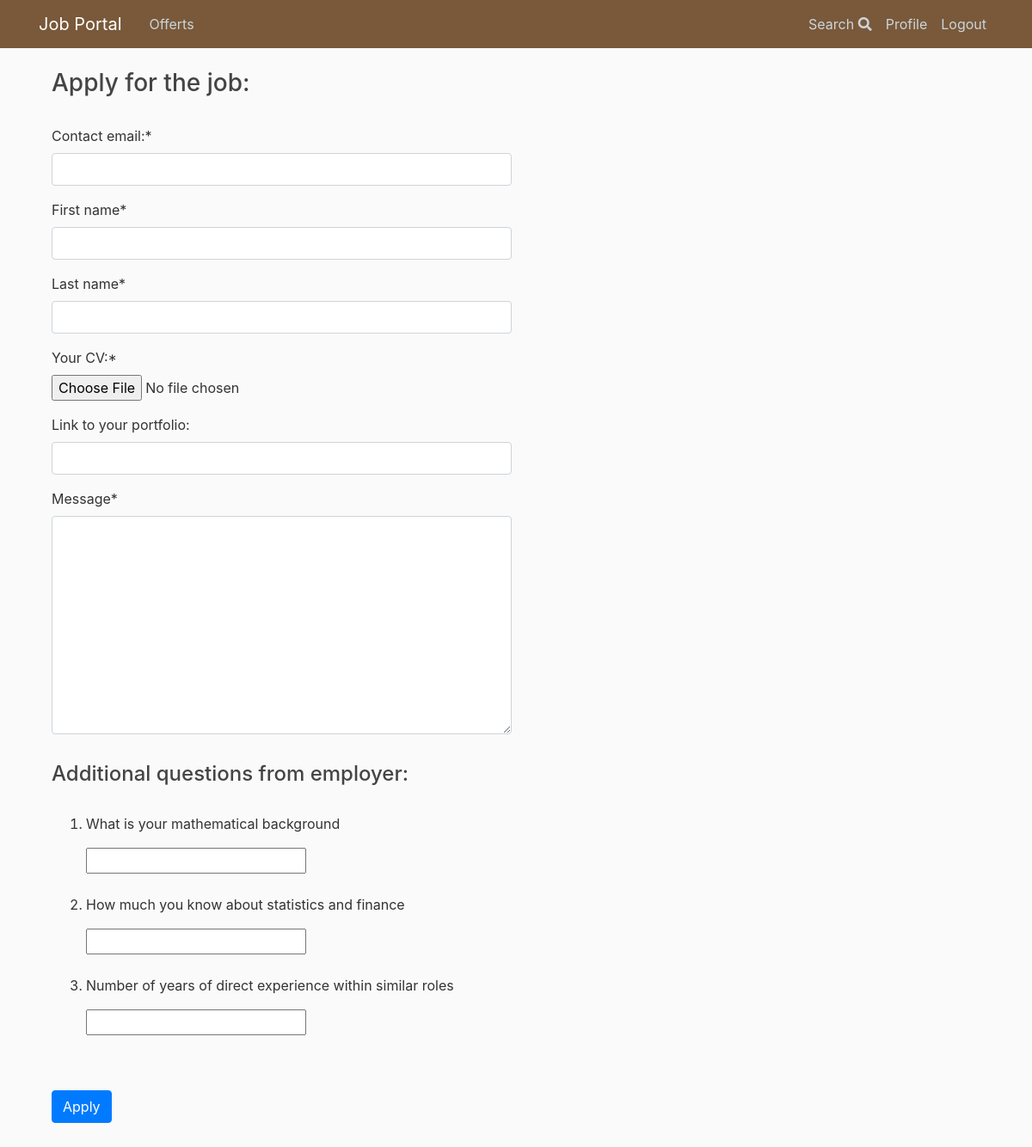
Page /offerts/apply/115 (signed in) on the committed database.
### offerts/models.py (models this page shows, shortened)
class CustomQuestion(models.Model):
    offert = models.ForeignKey(Offert, on_delete=models.CASCADE)
    question = models.CharField(max_length = 500)
    answer_types = (
        ('T', 'text'),
        ('R', 'single-choice'),
        ('C', 'multiple-choice'),
    )
    answer_type = models.CharField(
        max_length=1,
        choices=answer_types,
        default='T',
        null = True
    )
    answer_choices =  models.TextField(null = True)

### offerts/views.py (the view)
# urls.py: path('apply/<int:pk>', ApplyView, name='apply'),
@login_required
def ApplyView(request, **kwargs):
    offert_id = kwargs['pk']
    offert = Offert.objects.get(id=offert_id)
    questions = CustomQuestion.objects.filter(offert=offert)
    if request.method == "POST":
        form = ApplyForm(request.POST, request.FILES)
        if form.is_valid(request, offert_id):
            form.save()
            for question in questions:
                if question.answer_type == 'T':
                    answer = request.POST.get(question.question)
                elif question.answer_type == 'R':
                    answer = ""
                    for rad in question.get_answers():
                        if request.POST.get(question.question) == rad:
                            answer += rad
                else:
                    answer = ""
                    for box in question.get_answers():
                        if request.POST.get(question.question + " " + box) == 'on':
                            answer += box + "|"
                apps = Application.objects.all().filter(offert=offert_id, applicant=request.user)
                apps.order_by('id')
                application = apps.last()
                custom_answer = CustomAnswer.objects.create(
                    applicant =     request.user,
                    question =      question,
                    application =   application,
                    answer_type =   question.answer_type,
                    answer =        answer)
            return redirect('home')
    else:
        profile = Profile.objects.get(user=request.user)
        form = ApplyForm()
    context = {
        'form' : form,
        'offert' : offert,
        'questions' : questions
    }
    return render(request, 'offerts/apply.html', context)

### offerts/forms.py (shortened to what this page needs)
class ApplyForm(forms.ModelForm):
    class Meta:
        model = Application
        fields = ['email','first_name','last_name','cv','portfolio_link','message']
        labels = {
            "email": "Contact email:",
            "cv": "Your CV:",
            'portfolio_link' : "Link to your portfolio:",
        }
    def __init__(self, *args, **kwargs):
        super(ApplyForm, self).__init__(*args, **kwargs)
        self.fields['portfolio_link'].required = False

### offerts/templates/offerts/apply.html (shortened to what this page needs)
{% extends 'base.html' %}
{% load static %}
{% load crispy_forms_tags %}
{% block body %}
<main role="main" class="container">
  <h3>Apply for the job:</h3> <br>
  <form method="POST" enctype="multipart/form-data">
    <div class="form-row">
      <div class="form-group col-md-8 col-lg-6">
        {{form|crispy}}
      </div>
    </div>
    {% if questions%}
    <h4>Additional questions from employer:</h4> <br>
    <ol>
      {% for question in questions %}
      <li><p>{{ question.question }}</p></li>
      {% if question.answer_type == 'T' %}
      <input type="text" name="{{question.question}}"/>
      <br><br>
      {% endif %}
      {% endfor %}
    </ol>
    {% endif %}
    <br>
    <button type="submit" class="btn btn-primary mb-5">Apply</button>
  </form>
  {% endblock %}

### offerts/static/main.css (style rules this page uses)
body { background: #fafafa; color: #333333; margin-top: 5rem; }
h1, h2, h3, h4, h5, h6 { color: #444444; }

### rows in the picture
CustomQuestion: question "What is your mathematical background"
CustomQuestion: question "How much you know about statistics and finance"
CustomQuestion: question "Number of years of direct experience within similar roles"
